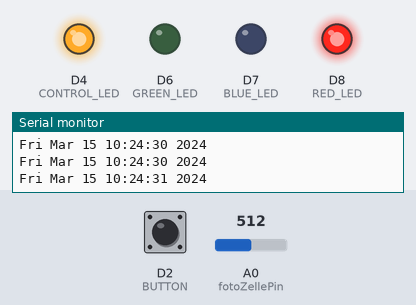
The sketch below on a simulated ESP8266 (NodeMCU). On the bench: output pins drawn as LEDs (lit = HIGH), the last lines printed to the serial monitor. Inputs (shaded band) come from the test bench; at power-on: A0 (fotoZellePin) = 512, D2 (BUTTON) HIGH. The local clock reads 2024-03-15 10:24:30 at power-on unless the sketch sets it.

Above: at 1.3 s.
1.4 s: A0 (fotoZellePin) set to 111
2.9 s: A0 (fotoZellePin) set to 90
At 4.4 s:
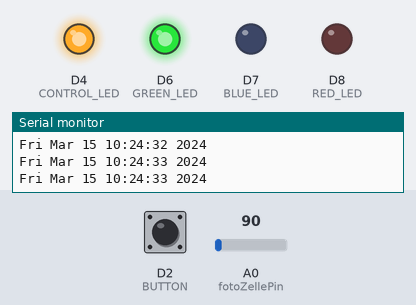
4.8 s: D2 (BUTTON) pulled LOW for 0.65 s
At 5.3 s:
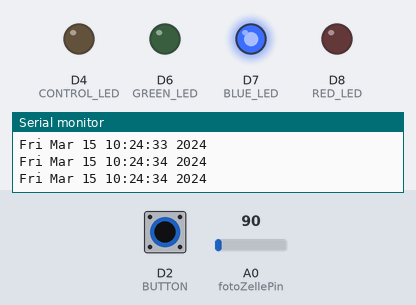
7.0 s: D2 (BUTTON) pulled LOW for 3.2 s
At 11.6 s:
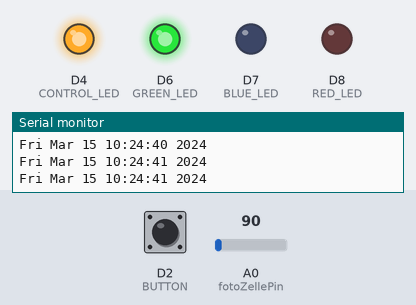
11.9 s: A0 (fotoZellePin) set to 110
At 12.5 s:
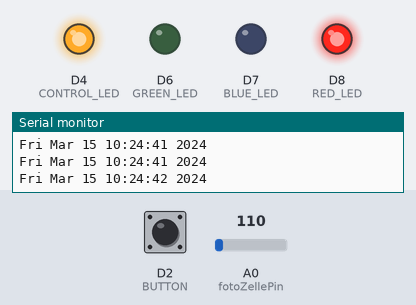
Timing chart, 0 to 14.6 s (numbered marks = the images above; inputs shaded):
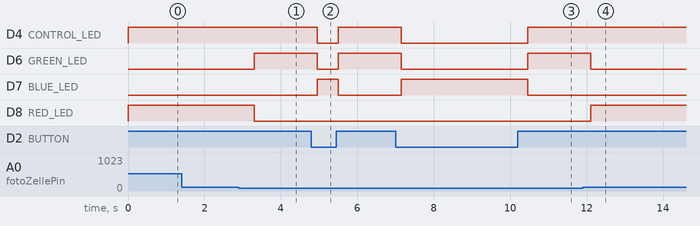

The sketch:

witty-cloud1.ino
```cpp
int fotoZellePin = A0; //Bestimmt das der Fotowiderstand an den analogen PIN A0 angeschlossen ist
#define RED_LED D8
#define GREEN_LED D6
#define BLUE_LED D7
#define CONTROL_LED D4 //Blaue SMD LED am ESP Modul
const int BUTTON = 4;

void setup() {
  Serial.begin(9600);
  pinMode(BLUE_LED, OUTPUT);   /* Setzt den PIN für die blaue LED als Ausgang. */
  pinMode(RED_LED, OUTPUT);    /* Setzt den PIN für die rote LED als Ausgang. */
  pinMode(GREEN_LED, OUTPUT);  /* Setzt den PIN für die grüne LED als Ausgang. */
  pinMode(CONTROL_LED, OUTPUT);  /* Setzt den PIN für die grüne LED als Ausgang. */
}

void loop() {
  time_t now = time(nullptr);
  Serial.println(ctime(&now));

  int value = analogRead(fotoZellePin); // 1024->sehr hell, 166->Zimmerhelligkeit
  int buttonValue = digitalRead(BUTTON);

  if (buttonValue==LOW) {
    analogWrite(BLUE_LED,255);
    digitalWrite(CONTROL_LED, LOW);
    analogWrite(RED_LED,0);
    analogWrite(GREEN_LED,0);
  } else if (value>100) {
    analogWrite(BLUE_LED,0);
    analogWrite(RED_LED,255);
    analogWrite(GREEN_LED, 0);
    digitalWrite(CONTROL_LED, HIGH);
  } else {
    analogWrite(BLUE_LED,0);
    analogWrite(RED_LED,0);
    analogWrite(GREEN_LED, 255);
    digitalWrite(CONTROL_LED, HIGH);
  }

  delay(550);
}
```

Measured:
- the behaviour switches between 101 and 100 on A0 (fotoZellePin) (found by bisection; images 0 and 1)
- after the input at 2.9 s, D6 (GREEN_LED): LOW → HIGH after 0.40 s; D8 (RED_LED): HIGH → LOW after 0.40 s
- after the input at 4.8 s, D4 (CONTROL_LED), D6 (GREEN_LED): HIGH → LOW after 0.15 s, → HIGH 0.55 s later; D7 (BLUE_LED): LOW → HIGH after 0.15 s, → LOW 0.55 s later
- after the input at 7.0 s, D4 (CONTROL_LED), D6 (GREEN_LED): HIGH → LOW after 0.16 s, → HIGH 3.3 s later; D7 (BLUE_LED): LOW → HIGH after 0.16 s, → LOW 3.3 s later
- after the input at 11.9 s, D6 (GREEN_LED): HIGH → LOW after 0.21 s; D8 (RED_LED): LOW → HIGH after 0.21 s
